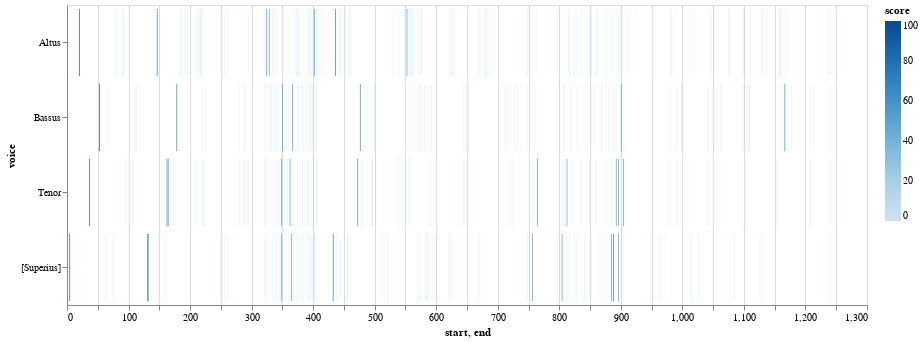

This figure's notebook cell:
### Code cell
viz_demo.plot_close_match_heatmap(mel_ngrams, '4, 1, 2, 2, -3', selected_patterns=[], voices=[])

### Figure 1 — Vega-Lite specification as saved in the notebook (floating-point values rounded to 4 significant figures; data arrays with more than 128 entries replaced by an {"elided": "..."} marker saying what was removed)
{"config": {"view": {"continuousWidth": 400, "continuousHeight": 300}}, "data": {"name": "data-ec692140cb6a7b1b166e653020666893"}, "mark": "bar", "encoding": {"color": {"type": "quantitative", "field": "score"}, "opacity": {"condition": {"value": 1, "test": "(datum.score > SelectorName.cutoff)"}, "value": 0.2}, "tooltip": [{"type": "quantitative", "field": "start"}, {"type": "quantitative", "field": "end"}, {"type": "nominal", "field": "pattern"}, {"type": "quantitative", "field": "score"}], "x": {"type": "quantitative", "field": "start"}, "x2": {"field": "end"}, "y": {"type": "nominal", "field": "voice"}}, "height": 300, "selection": {"SelectorName": {"type": "single", "fields": ["cutoff"], "bind": {"input": "range", "max": 100, "min": 0, "name": "cutoff:", "step": 1}, "init": {"cutoff": 50}}, "selector028": {"type": "interval", "bind": "scales", "encodings": ["x", "y"]}}, "width": 800, "$schema": "https://vega.github.io/schema/vega-lite/v4.8.1.json", "datasets": {"data-ec692140cb6a7b1b166e653020666893": {"elided": "586 records"}}}
